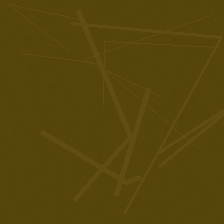
#> input picture dataset/test/no_spill/img_0000.png, 224 x 224 px
$ python -i generate_dataset.py   (imports and definitions only)
#> lines starting #> are read from the running program, lines starting #| are printed output that depends on the picture; after the words box and inside, x2 and y2 are one past the last pixel; in counts of white or black regions, pixels touching at a corner belong together
#> further down, picture is the input picture: shape (224, 224, 3); mean B, G, R 12, 69.6, 86.3
"""
generate_dataset.py

This script programmatically generates a synthetic dataset representing oil spills
and clean ocean surfaces. It is designed to create a visual representation of satellite/aerial
imagery to train a binary classifier (oil spill vs. no spill) using TensorFlow.
"""

import os
import json
import random
import numpy as np
import cv2
from PIL import Image, ImageDraw

# [35 lines left out: functions load_config, generate_ocean_texture, not called in this run]

def add_spill_slick(img):
    """
    Overlays a dark, low-contrast oil slick onto the ocean image.
    Uses irregular polygons and blends them to look organic.
    """
    height, width, _ = img.shape
#> height = 224; width = 224
    mask = np.zeros((height, width), dtype=np.uint8)

    # Determine spill scale (number of blobs)
    num_blobs = random.randint(1, 4)
    for _ in range(num_blobs):
        # Generate irregular polygon for the slick
        center_x = random.randint(int(width * 0.25), int(width * 0.75))
        center_y = random.randint(int(height * 0.25), int(height * 0.75))
        radius = random.randint(15, 60)

        num_vertices = random.randint(8, 16)
        vertices = []
        for i in range(num_vertices):
            angle = (i / num_vertices) * 2 * np.pi
            r = radius * random.uniform(0.5, 1.5)
            x = int(center_x + r * np.cos(angle))
            y = int(center_y + r * np.sin(angle))
            vertices.append([x, y])

        vertices = np.array(vertices, dtype=np.int32)
        cv2.fillPoly(mask, [vertices], 255)
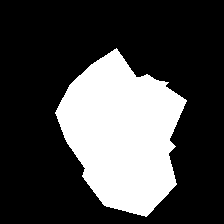
#> mask: shape (224, 224); 28% white; 1 white region, box (x1, y1, x2, y2) and area: (55, 48, 187, 217) 14040

    # Blur the mask to create organic edges
    mask = cv2.GaussianBlur(mask, (15, 15), 0)

    # Blend dark oil color using the mask
    # Oil spills are dark grey/metallic black
    oil_color = np.array([random.randint(5, 20), random.randint(10, 25), random.randint(15, 30)], dtype=np.uint8)

    # Overlay logic: Pixel = Image * (1 - mask) + Oil * mask
    normalized_mask = mask.astype(float) / 255.0
    for c in range(3):
        img[:, :, c] = (img[:, :, c] * (1.0 - normalized_mask) + oil_color[c] * normalized_mask).astype(np.uint8)
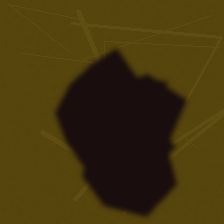
#> img: shape (224, 224, 3); mean B, G, R 12.4, 53.5, 68.9

    # Add a metallic sheen border (optional, simulate thin film diffraction)
    # We can create a thin border with slightly altered colors
    sheen_mask = cv2.dilate(mask, np.ones((5,5), np.uint8)) - mask
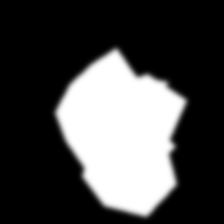
#> mask: shape (224, 224); min 0, max 255, mean 71.4
    sheen_mask = cv2.GaussianBlur(sheen_mask, (5, 5), 0)
    sheen_normalized = sheen_mask.astype(float) / 255.0
    sheen_color = np.array([random.randint(20, 40), random.randint(45, 65), random.randint(40, 60)], dtype=np.uint8)
#> sheen_color = [37, 51, 59]
    for c in range(3):
        img[:, :, c] = (img[:, :, c] * (1.0 - sheen_normalized) + sheen_color[c] * sheen_normalized).astype(np.uint8)
#> img: shape (224, 224, 3); 15.05% of pixels changed, all inside (x1, y1, x2, y2) = (46, 40, 196, 224)

    return img

# [68 lines left out: functions add_no_spill_features, build_dataset, not called in this run]

# [2 lines not run here, left out]

>>> import cv2
>>> picture = cv2.imread('dataset/test/no_spill/img_0000.png')
>>> result = add_spill_slick(picture)

$ run again, on dataset/test/no_spill/img_0002.png
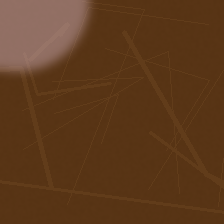
#> input picture dataset/test/no_spill/img_0002.png, 224 x 224 px
#> picture is the input picture: shape (224, 224, 3); mean B, G, R 29.3, 58.8, 94.4
#> after the loop in add_spill_slick, `for c in range(3):`:
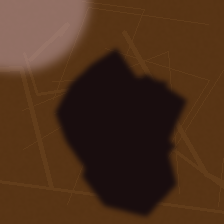
#> img: shape (224, 224, 3); mean B, G, R 27.3, 47.7, 76.6
#> sheen_color = [37, 51, 59]

$ run again, on dataset/test/no_spill/img_0003.png
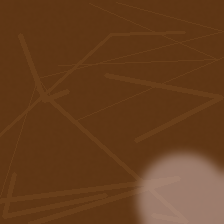
#> input picture dataset/test/no_spill/img_0003.png, 224 x 224 px
#> picture is the input picture: shape (224, 224, 3); mean B, G, R 30.4, 62.2, 102.1
#> after the loop in add_spill_slick, `for c in range(3):`:
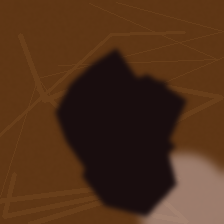
#> img: shape (224, 224, 3); mean B, G, R 25.8, 48.5, 80.5
#> sheen_color = [37, 51, 59]
